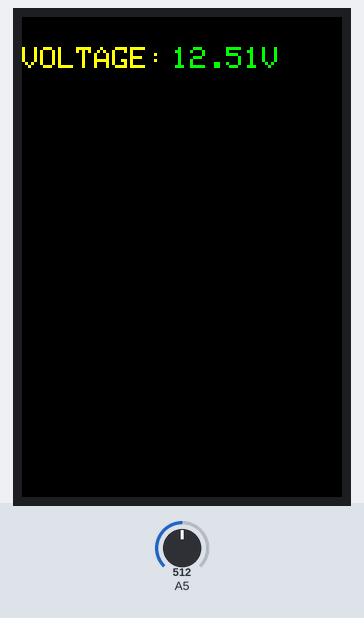
The sketch below on a simulated Arduino Uno, built with avr-gcc and run on an emulated ATmega328P. Parts: 320×480 colour display. Inputs (shaded band) come from the test bench; at power-on: A5 = 512.

Above: at 1.5 s.
1.6 s: A5 set to 716
At 2.9 s:
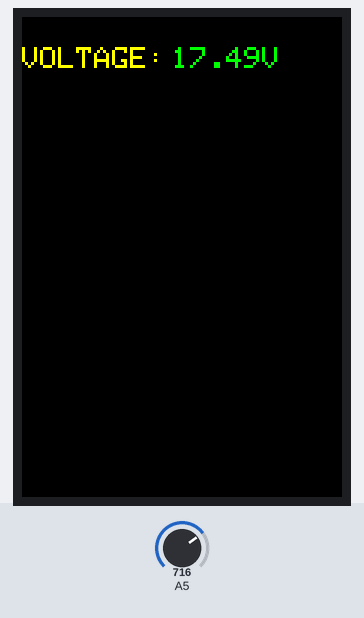
4.6 s: A5 set to 900
At 5.8 s:
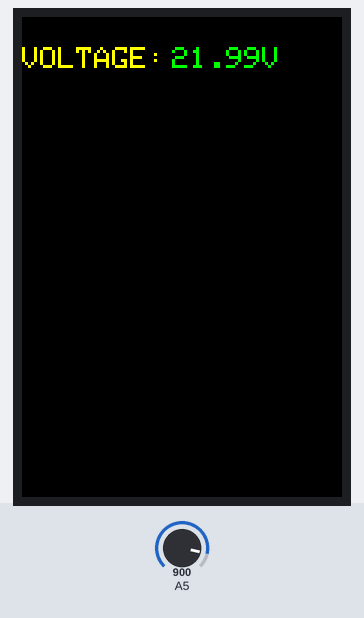
6.1 s: A5 set to 1010
At 6.6 s:
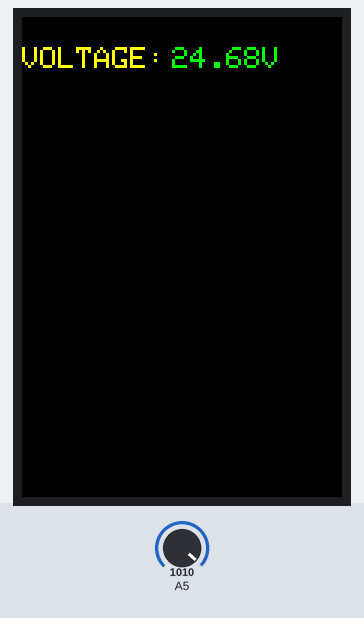
Timing chart, 0 to 9.1 s (numbered marks = the images above; inputs shaded):
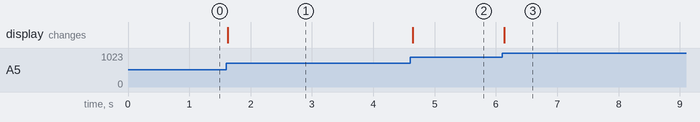

The sketch:

Arduinovoltage.ino
```cpp
#include <Adafruit_GFX.h>
#include <TouchScreen.h>
#include <MCUFRIEND_kbv.h>
MCUFRIEND_kbv tft;

const int XP = 8, XM = A2, YP = A3, YM = 9;
const int TS_LEFT = 119, TS_RT = 910, TS_TOP = 955, TS_BOT = 84;

TouchScreen ts = TouchScreen(XP, YP, XM, YM, 300);

#define MINPRESSURE 200
#define MAXPRESSURE 1000

int pixel_x, pixel_y;

bool touch (void)
{
  TSPoint p;

  do {
    p = ts.getPoint();
    pinMode(XM, OUTPUT);
    pinMode(YP, OUTPUT);
  } while ((p.z < MINPRESSURE ) || (p.z > MAXPRESSURE));
  pixel_x = map(p.x, TS_LEFT, TS_RT, 0, 320);
  pixel_y = map(p.y, TS_TOP, TS_BOT, 0, 480);
}
// Assign human-readable names to some common 16-bit color values:
#define BLACK   0x0000
#define BLUE    0x001F
#define RED     0xF800
#define GREEN   0x07E0
#define CYAN    0x07FF
#define MAGENTA 0xF81F
#define YELLOW  0xFFE0
#define WHITE   0xFFFF
#define AQUA    0x5D1C
#define TEST    0xE75D


void setup(void)
{
  Serial.begin(9600);
  tft.begin(0x9486);
  tft.fillScreen(BLACK);
  tft.setRotation(0);
  tft.setCursor(0,30);
  tft.setTextSize(3);
  tft.setTextColor(YELLOW);
  tft.print("VOLTAGE:");
}


void loop()
{
  int volt = analogRead(A5);// read the input
  double voltage = map(volt,0,1023, 0, 2500);// map 0-1023 to 0-2500 and add correction offset

  voltage /=100;// divide by 100 to get the decimal values

  tft.fillRect(150,30,100,100,BLACK);
  tft.setCursor(150,30);
  tft.setTextSize(3);
  tft.setTextColor(GREEN);
  tft.print(voltage);
  tft.print("V");
}
```

Measured:
- after the input at 1.6 s, the display: changes at once (image 1)
- after the input at 4.6 s, the display: changes at once (image 2)
- after the input at 6.1 s, the display: changes at once (image 3)
